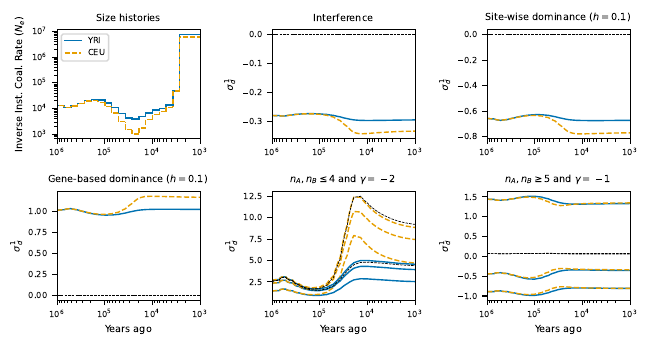

Recreate this plot in Python.
import sys, os
import moments.TwoLocus
import matplotlib.pylab as plt
import numpy as np
import pickle
import copy
import gzip
import time

# set font sizes
import matplotlib

plt.rcParams["legend.title_fontsize"] = "xx-small"
matplotlib.rc("xtick", labelsize=6)
matplotlib.rc("ytick", labelsize=6)
matplotlib.rc("axes", labelsize=7)
matplotlib.rc("axes", titlesize=7)
matplotlib.rc("legend", fontsize=6)

from bokeh.palettes import Colorblind, Category10
from bokeh.palettes import YlGnBu, YlOrBr
c1 = YlGnBu[8]
c2 = YlOrBr[8]


def piecewise_constant(
    nus,
    Ts,
    n,
    rho=0.0,
    gamma=0,
    h=0.5,
    dom="simple",
    eps=0.0,
    spacing=5,
    name=None,
):
    if name is None:
        raise ValueError("need a name: bottle, expand, CEU, or YRI")

    fname = f"data/time_series/{name}-n_{n}-rho_{rho}-gamma_{gamma}-h_{h}-eps_{eps}-dom_{dom}-spacing_{spacing}.bp.gz"
    try:
        spectra = pickle.load(gzip.open(fname, "rb"))
        print("loaded from cached data")
    except IOError:
        spectra = {"t": [], "data": []}
        # set up selection parameters
        if gamma == 0:
            sel_params = None
            sel_params_general = None
        elif h != 0.5 and eps != 0.0:
            raise ValueError("can only have h or eps non-additive")
        elif h != 0.5:
            assert eps == 0.0
            sel_params = None
            if dom == "simple":
                sel_params_general = moments.TwoLocus.Util.simple_dominance(gamma, h=h)
            elif dom == "gene":
                sel_params_general = moments.TwoLocus.Util.gene_based_dominance(
                    gamma, h=h
                )
        else:
            sel_params = moments.TwoLocus.Util.additive_epistasis(gamma, epsilon=eps)
            sel_params_general = None
        # simulate data
        print(f"n={n}, rho={rho}, gamma={gamma}, h={h}, eps={eps}")
        print("o" * (len(nus) + 1), flush=True)
        F = moments.TwoLocus.Demographics.equilibrium(
            n, rho=rho, sel_params=sel_params, sel_params_general=sel_params_general
        )
        print(".", end="", flush=True)
        spectra["t"].append(0)
        spectra["data"].append(copy.deepcopy(F))

        for ii, (nu, T) in enumerate(zip(nus, Ts)):
            T_sub = T / spacing
            for i in range(spacing):
                if not (nu == 1 and np.all(np.array(nus[:ii]) == 1)):
                    F.integrate(
                        nu,
                        T_sub,
                        rho=rho,
                        sel_params=sel_params,
                        sel_params_general=sel_params_general,
                    )
                spectra["t"].append(spectra["t"][-1] + T_sub)
                spectra["data"].append(copy.deepcopy(F))
            print(".", end="", flush=True)
        print()
        pickle.dump(spectra, gzip.open(fname, "wb+"))
    return spectra


def ts_gens(t, Ne):
    return 2 * Ne * np.array(t)


def load_relate_curves(fname, pop0, pop1):
    t = [-1]
    ind0 = -1
    ind1 = -1
    for line in open(fname):
        if pop0 in line and pop1 in line:
            ind0 = line.split().index(pop0)
            ind1 = line.split().index(pop1)
        elif t[0] == -1 and ind0 != -1 and ind1 != -1:
            t = np.array([float(x) for x in line.split()])
        else:
            if line.startswith(f"{ind0} {ind0}"):
                coal0 = line.split()[2:]
                N0 = 1 / 2 / np.array([float(x) for x in coal0])
            elif line.startswith(f"{ind1} {ind1}"):
                coal1 = line.split()[2:]
                N1 = 1 / 2 / np.array([float(x) for x in coal1])
    return t, N0, N1


## function to plot t vs N
def plot_relate_curve(ax, t, N, gen=29, line_style="--", lw=0.5, color="k", label=None):
    for ii, (l, r) in enumerate(zip(t[:-1], t[1:])):
        Ne = N[ii]
        # if np.isinf(Ne):
        #    jj = 0
        #    Ne = N[jj]
        #    while np.isinf(Ne):
        #        jj += 1
        #        Ne = N[jj]
        if ii == 0:
            label = label
        else:
            label = None
        ax.plot(
            (l * gen, r * gen), (Ne, Ne), line_style, lw=lw, color=color, label=label
        )
        if ii < len(t) - 2:
            ax.plot(
                (r * gen, r * gen),
                (Ne, N[ii + 1]),
                line_style,
                lw=lw,
                color=color,
                label=None,
            )


def get_sd1(
    nus,
    Ts,
    n,
    Ne,
    n_large=None,
    rho=0.0,
    gamma=0,
    dom="simple",
    eps=0.0,
    h=0.5,
    spacing=5,
    name=None,
):
    # see if we cached the t, sd1 vector data, so we don't need to recompute
    cached_fname = f"data/time_series/cache/{name}-n_{n}-rho_{rho}-gamma_{gamma}-h_{h}-eps_{eps}-dom_{dom}-spacing_{spacing}.sd1.bp"
    if os.path.exists(cached_fname):
        print("loading stats from cache")
        ts, v = pickle.load(open(cached_fname, "rb"))
        return ts, v
    if name is None:
        raise ValueError
    if n_large is not None:
        try:
            fname = f"data/time_series/{name}-n_{n}-rho_{rho}-gamma_{gamma}-h_{h}-eps_{eps}-dom_{dom}-spacing_{spacing}-large_{n_large}.bp.gz"
            data = pickle.load(gzip.open(fname))
        except IOError:
            print("could not find", fname)
            try:
                fname_large = f"data/time_series/{name}-n_{n_large}-rho_{rho}-gamma_{gamma}-h_{h}-eps_{eps}-dom_{dom}-spacing_{spacing}.bp.gz"
                data_large = pickle.load(gzip.open(fname_large, "rb"))
            except IOError:
                print("could not find", fname_large)
                print("calculating large")
                data_large = piecewise_constant(
                    nus,
                    Ts,
                    n_large,
                    gamma=gamma,
                    eps=eps,
                    h=h,
                    rho=rho,
                    spacing=spacing,
                    name=name,
                )
            print("Projecting")
            data = {"t": data_large["t"], "data": []}
            for F in data_large["data"]:
                print(" in ", end="", flush=True)
                time1 = time.time()
                data["data"].append(F.project(n))
                print(str(int(time.time() - time1)) + " seconds", flush=True)
            pickle.dump(data, gzip.open(fname, "wb+"))
    else:
        data = piecewise_constant(
            nus,
            Ts,
            n,
            gamma=gamma,
            eps=eps,
            h=h,
            dom=dom,
            rho=rho,
            spacing=spacing,
            name=name,
        )
    v = []
    for F in data["data"]:
        v.append(F.D() / F.pi2())
    ts = ts_gens(data["t"], Ne)
    # cache it
    pickle.dump([ts, v], open(cached_fname, "wb+"))
    return ts, v


def get_sd1_cond(
    Ne,
    rho=0.0,
    gamma=0,
    eps=0.0,
    h=0.5,
    dom="simple",
    spacing=5,
    name=None,
    nAmin=None,
    nBmin=None,
    nAmax=None,
    nBmax=None,
):
    n = 50
    cached_fname = f"data/time_series/cache/{name}-n_{n}-rho_{rho}-gamma_{gamma}-h_{h}-eps_{eps}-dom_{dom}-spacing_{spacing}.sd1.nAmin_{nAmin}.nAmax_{nAmax}.nBmin_{nBmin}.nBmax_{nBmax}.bp"
    if os.path.exists(cached_fname):
        ts, v = pickle.load(open(cached_fname, "rb"))
        return ts, v
    data = pickle.load(
        gzip.open(
            f"data/time_series/{name}-n_{n}-rho_{rho}-gamma_{gamma}-h_{h}-eps_{eps}-dom_{dom}-spacing_{spacing}.bp.gz",
            "rb",
        )
    )
    ts = ts_gens(data["t"], Ne)
    v = []
    for F in data["data"]:
        v.append(
            moments.TwoLocus.Util.compute_D_conditional(
                F, nAmin=nAmin, nAmax=nAmax, nBmin=nBmin, nBmax=nBmax
            )
            / moments.TwoLocus.Util.compute_pi2_conditional(
                F, nAmin=nAmin, nAmax=nAmax, nBmin=nBmin, nBmax=nBmax
            )
        )
    pickle.dump([ts, v], open(cached_fname, "wb+"))
    return ts, v


## Relate demography:
pop0 = "YRI"
pop1 = "CEU"
tt, N0, N1 = load_relate_curves(
    "../../african-demography/coalescent_rate_curves/agr_refit_1_22.coal", pop0, pop1
)

# adjust to set recent size to reasonable value, set Ne for t > 1e6 years to
tt = np.concatenate(([0], tt[4:23]))
Ne = np.mean([N0[-1], N1[-1]])
N0 = N0[3:23]
N1 = N1[3:23]
Ne = np.mean([N0[-1], N1[-1]])
N0 = np.concatenate((N0, [Ne]))
N1 = np.concatenate((N1, [Ne]))

# convert to forward genetic units
Ts = ((tt[1:] - tt[:-1]) / 2 / Ne)[::-1]
nu_YRI = N0[::-1][2:] / Ne
nu_CEU = N1[::-1][2:] / Ne

## construct datasets
n = 50  # the sample sizes

## neutral data
tt_YRI, sd1_neu_YRI = get_sd1(nu_YRI, Ts, n, Ne, name="YRI")
tt_CEU, sd1_neu_CEU = get_sd1(nu_CEU, Ts, n, Ne, name="CEU")


## plots

lw = 1
colors = Category10[10]

fig = plt.figure(4, figsize=(6.5, 3.5))
fig.clf()
axes = [plt.subplot(2, 3, i) for i in range(1, 7)]

## plot the demographic models
gen_time = 29

plot_relate_curve(
    axes[0],
    tt * gen_time,
    N0,
    line_style="-",
    lw=lw,
    color=c1[0],
    label="YRI",
    gen=1,
)
plot_relate_curve(
    axes[0],
    tt * gen_time,
    N1,
    line_style="--",
    lw=lw,
    color=c2[0],
    label="CEU",
    gen=1,
)

axes[0].legend()
axes[0].set_xlim(1e6, 1000)
axes[0].set_xscale("log")
axes[0].set_yscale("log")
axes[0].set_xticks([1e6, 1e5, 1e4, 1e3])
axes[0].set_ylabel(r"Inverse Inst. Coal. Rate ($N_e$)")
axes[0].set_title("Size histories")

## additivity
print("plotting additivity panel")
t, v = get_sd1(nu_YRI, Ts, 50, Ne, gamma=-2.0, name="YRI")
axes[1].plot(1e6 - gen_time * t, v, "-", lw=lw, color=c1[1])
t, v = get_sd1(nu_CEU, Ts, 50, Ne, gamma=-2.0, name="CEU")
axes[1].plot(1e6 - gen_time * t, v, "--", lw=lw, color=c2[1])
# axes[1].text(2e5, v[0] + 0.02, rf"$\gamma=-1$", va="center", ha="center", fontsize=7)

# neutral baseline
axes[1].plot(1e6 - gen_time * tt_YRI, sd1_neu_YRI, "k--", lw=0.5)

axes[1].set_title("Interference ($h=0.5$)")

## simple dominance
print("plotting simple dominance panel")
t, v = get_sd1(nu_YRI, Ts, 50, Ne, gamma=-2.0, h=0.1, name="YRI")
axes[2].plot(1e6 - gen_time * t, v, "-", lw=lw, color=c1[2])
t, v = get_sd1(nu_CEU, Ts, 50, Ne, gamma=-2.0, h=0.1, name="CEU")
axes[2].plot(1e6 - gen_time * t, v, "--", lw=lw, color=c2[2])
# axes[2].text(2e5, v[0] + 0.06, rf"$\gamma=-1$", va="center", ha="center", fontsize=7)

# neutral baseline
axes[2].plot(1e6 - gen_time * tt_YRI, sd1_neu_YRI, "k--", lw=0.5)

axes[2].set_title(r"Site-wise dominance ($h=0.1$)")

# gene-based dominance
print("plotting gene-based dominance panel")
t, v = get_sd1(nu_YRI, Ts, 50, Ne, gamma=-2.0, h=0.1, dom="gene", name="YRI")
axes[3].plot(1e6 - gen_time * t, v, "-", lw=lw, color=c1[3])
t, v = get_sd1(nu_CEU, Ts, 50, Ne, gamma=-2.0, h=0.1, dom="gene", name="CEU")
axes[3].plot(1e6 - gen_time * t, v, "--", lw=lw, color=c2[3])
# axes[3].text(2e5, v[0] + 0.08, rf"$\gamma=-1$", va="center", ha="center", fontsize=7)

# neutral baseline
axes[3].plot(1e6 - gen_time * tt_YRI, sd1_neu_YRI, "k--", lw=0.5)

axes[3].set_title(r"Gene-based dominance ($h=0.1$)")

# n <= 4
print("plotting rare data")
thr = 4
## each with gamma = -2
t, v = get_sd1_cond(Ne, gamma=-2.0, name="YRI", nAmax=thr, nBmax=thr)
axes[4].plot(1e6 - gen_time * t, v, "-", lw=lw, color=c1[1])
t, v = get_sd1_cond(Ne, gamma=-2.0, name="CEU", nAmax=thr, nBmax=thr)
axes[4].plot(1e6 - gen_time * t, v, "--", lw=lw, color=c2[1])
# axes[4].text(2500, v[0], rf"$\epsilon=0$", va="center", ha="center", fontsize=7)
# site-wise
t, v = get_sd1_cond(Ne, gamma=-2.0, h=0.1, name="YRI", nAmax=thr, nBmax=thr)
axes[4].plot(1e6 - gen_time * t, v, "-", lw=lw, color=c1[2])
t, v = get_sd1_cond(Ne, gamma=-2.0, h=0.1, name="CEU", nAmax=thr, nBmax=thr)
axes[4].plot(1e6 - gen_time * t, v, "--", lw=lw, color=c2[2])
# axes[4].text(2e4, v[0] - 0.5, rf"site", va="center", ha="center", fontsize=7)
# gene-based
t, v = get_sd1_cond(Ne, gamma=-2.0, h=0.1, dom="gene", name="YRI", nAmax=thr, nBmax=thr)
axes[4].plot(1e6 - gen_time * t, v, "-", lw=lw, color=c1[3])
t, v = get_sd1_cond(Ne, gamma=-2.0, h=0.1, dom="gene", name="CEU", nAmax=thr, nBmax=thr)
axes[4].plot(1e6 - gen_time * t, v, "--", lw=lw, color=c2[3])
# axes[4].text(3e5, v[0] + 1, rf"gene", va="center", ha="center", fontsize=7)
# neutral baseline
t, v = get_sd1_cond(Ne, nAmax=thr, nBmax=thr, name="YRI")
axes[4].plot(1e6 - gen_time * t, v, "k--", lw=0.5)
t, v = get_sd1_cond(Ne, nAmax=thr, nBmax=thr, name="CEU")
axes[4].plot(1e6 - gen_time * t, v, "k--", lw=0.5)

axes[4].set_title(rf"$n_A, n_B \leq {thr}$ and $\gamma=-2$")

# n >= 5
print("plotting common data")
# each with gamma = -2
t, v = get_sd1_cond(Ne, gamma=-2.0, name="YRI", nAmin=thr + 1, nBmin=thr + 1)
axes[5].plot(1e6 - gen_time * t, v, "-", lw=lw, color=c1[1])
t, v = get_sd1_cond(Ne, gamma=-2.0, name="CEU", nAmin=thr + 1, nBmin=thr + 1)
axes[5].plot(1e6 - gen_time * t, v, "--", lw=lw, color=c2[1])
# axes[5].text(2e5, v[0] - 0.2, rf"$\epsilon=0$", va="center", ha="center", fontsize=7)
# site-wise
t, v = get_sd1_cond(Ne, gamma=-2.0, h=0.1, name="YRI", nAmin=thr + 1, nBmin=thr + 1)
axes[5].plot(1e6 - gen_time * t, v, "-", lw=lw, color=c1[2])
t, v = get_sd1_cond(Ne, gamma=-2.0, h=0.1, name="CEU", nAmin=thr + 1, nBmin=thr + 1)
axes[5].plot(1e6 - gen_time * t, v, "--", lw=lw, color=c2[2])
# axes[5].text(2e5, v[0] + 0.1, rf"site", va="center", ha="center", fontsize=7)
# gene-based
t, v = get_sd1_cond(
    Ne, gamma=-2.0, h=0.1, dom="gene", name="YRI", nAmin=thr + 1, nBmin=thr + 1
)
axes[5].plot(1e6 - gen_time * t, v, "-", lw=lw, color=c1[3])
t, v = get_sd1_cond(
    Ne, gamma=-2.0, h=0.1, dom="gene", name="CEU", nAmin=thr + 1, nBmin=thr + 1
)
axes[5].plot(1e6 - gen_time * t, v, "--", lw=lw, color=c2[3])
# axes[5].text(
#    2e5, v[0] - 0.2, rf"gene", va="center", ha="center", fontsize=7
# )
# neutral baseline
t, v = get_sd1_cond(Ne, nAmin=thr + 1, nBmin=thr + 1, name="YRI")
axes[5].plot(1e6 - gen_time * t, v, "k--", lw=0.5)
t, v = get_sd1_cond(Ne, nAmin=thr + 1, nBmin=thr + 1, name="CEU")
axes[5].plot(1e6 - gen_time * t, v, "k--", lw=0.5)

axes[5].set_title(rf"$n_A, n_B \geq {thr + 1}$ and $\gamma=-1$")


for i in range(1, 6):
    if i > 2:
        axes[i].set_xlabel("Years ago")
    axes[i].set_xlim(axes[0].get_xlim())
    axes[i].set_xscale("log")
    axes[i].set_ylabel(r"$\sigma_d^1$")
    axes[i].set_xticks([1e6, 1e5, 1e4, 1e3])

fig.tight_layout()
fig.text(0.02, 0.95, "A", fontsize=8, va="center", ha="center")
fig.text(0.37, 0.95, "B", fontsize=8, va="center", ha="center")
fig.text(0.70, 0.95, "C", fontsize=8, va="center", ha="center")
fig.text(0.02, 0.49, "D", fontsize=8, va="center", ha="center")
fig.text(0.37, 0.49, "E", fontsize=8, va="center", ha="center")
fig.text(0.70, 0.49, "F", fontsize=8, va="center", ha="center")
plt.savefig("demog_YRI_CEU.dominance.pdf")
